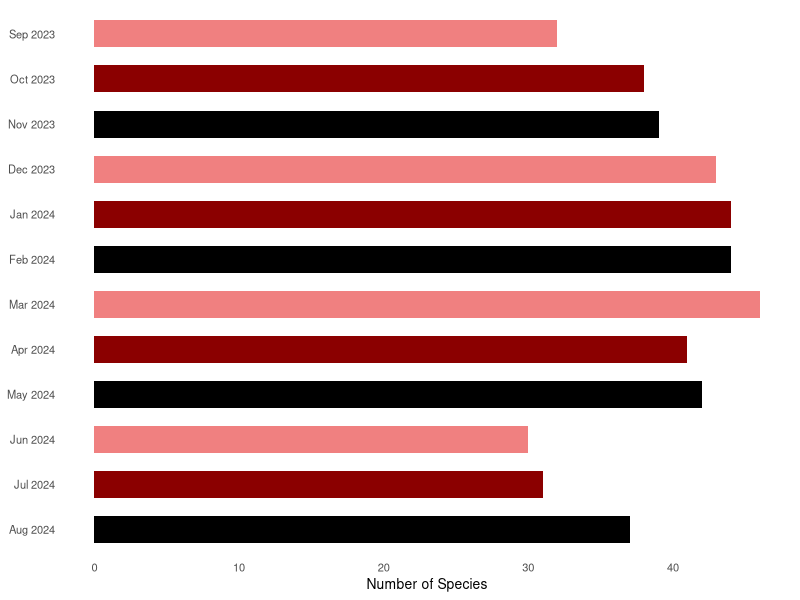
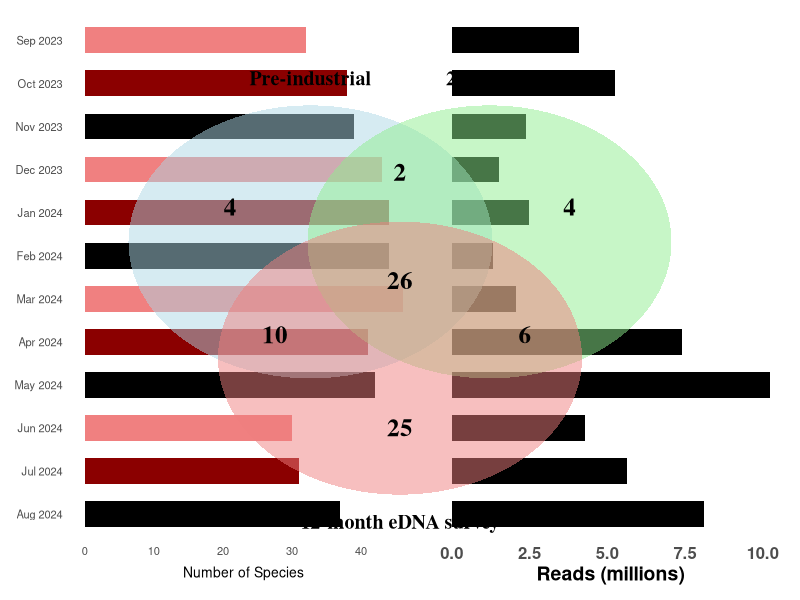

Generate these figures, in order, with R: (Note: this script raises an error after producing the figures.)
# Load required libraries
library(ggplot2)
library(dplyr)
library(patchwork)  # For side-by-side plots


# Create the dataset
data <- data.frame(
  Month = c("Sep 2023", "Oct 2023", "Nov 2023", "Dec 2023", "Jan 2024", "Feb 2024", 
            "Mar 2024", "Apr 2024", "May 2024", "Jun 2024", "Jul 2024", "Aug 2024"),
  Species = c(32, 38, 39, 43, 44, 44, 46, 41, 42, 30, 31, 37),
  Reads = c(4082179, 5245565, 2380848, 1526407, 2497583, 1336699, 
            2055260, 7406982, 10223301, 4290263, 5626381, 8119746)
)

# Scale reads for better visualization
data <- data %>%
  mutate(Reads_scaled = Reads / 1e6)  # Convert reads to millions

# Convert Month to a factor to maintain correct order
data$Month <- factor(data$Month, levels = rev(data$Month))  # Reverse order for better visualization

# Define the seasonal groups for color mapping
season_mapping <- list(
  Autumn = c("Sep 2023", "Oct 2023", "Nov 2023"),
  Winter = c("Dec 2023", "Jan 2024", "Feb 2024"),
  Spring = c("Mar 2024", "Apr 2024", "May 2024"),
  Summer = c("Jun 2024", "Jul 2024", "Aug 2024")
)

# Define the color gradient for each set of months
color_gradient <- c("lightcoral", "darkred", "black")

# Map each month to the corresponding color within its season
data$MonthColor <- mapply(function(month) {
  # Identify which season the month belongs to
  for (season in names(season_mapping)) {
    if (month %in% season_mapping[[season]]) {
      # Get the index of the month in its season and apply the color
      month_index <- match(month, season_mapping[[season]])
      return(color_gradient[month_index])
    }
  }
}, data$Month)

# Plot for species (with months on y-axis)
p1 <- ggplot(data, aes(x = Species, y = Month)) +
  geom_bar(stat = "identity", aes(fill = MonthColor), width = 0.6) +  # Apply the month color gradient
  labs(x = "Number of Species", y = NULL) +
  scale_fill_identity() +  # Use the exact colors
  theme_minimal(base_size = 10) +
  theme(panel.grid = element_blank(),  # Remove grid
        axis.line = element_blank())  # Remove axis lines

p1

# Plot for reads (aligned with species plot)
p2 <- ggplot(data, aes(x = Reads_scaled, y = Month)) +
  geom_bar(stat = "identity", fill = "black", width = 0.6) +
  labs(x = "Reads (millions)", y = NULL) +
  theme_minimal(base_size = 10) +  # Keeps axis text, removes grid
  theme(panel.grid = element_blank(),  # Remove grid
        axis.line = element_blank(),
        axis.text.y = element_blank(),  # Remove duplicate y-axis labels
        axis.ticks.y = element_blank())

p2 <- ggplot(data, aes(x = Reads_scaled, y = Month)) +
  geom_bar(stat = "identity", fill = "black", width = 0.6) +
  labs(x = "Reads (millions)", y = NULL) +
  theme_minimal(base_size = 10) +  # Keeps axis text, removes grid
  theme(panel.grid = element_blank(),  # Remove grid
        axis.line = element_blank(),
        axis.text.y = element_blank(),  # Remove duplicate y-axis labels
        axis.ticks.y = element_blank(),
        axis.text.x = element_text(size = 12, face = "bold"),  # Bigger, bold x-axis labels
        axis.title.x = element_text(size = 14, face = "bold")  # Bigger, bold x-axis title
  )


# Arrange side by side
p1 + p2 + plot_layout(ncol = 2, widths = c(3, 3))


##Venn diagram

library(VennDiagram)

# Example species lists
List1 <- c("Abramis brama", "Anguilla anguilla", "Barbatula barbatula", "Blicca bjoerkna", "Ciliata mustela", 
           "Clupea harengus", "Esox lucius", "Gasterosteus aculeatus", "Gobio gobio", "Gymnocephalus cernua", 
           "Leuciscus leuciscus", "Limanda limanda", "Merlangius merlangus", "Osmerus eperlanus", "Perca fluviatilis", 
           "Platichthys flesus", "Pleuronectes platessa", "Pomatoschistus minutus", "Rutilus rutilus", "Salmo trutta", 
           "Solea solea", "Sprattus sprattus", "Squalius cephalus", "Thymallus thymallus", "Trisopterus luscus", 
           "Agonus cataphractus", "Cottus gobio", "Cyprinus carpio", "Gadus morhua", "Salmo salar", "Scardinius erythrophthalmus", "Taurulus bubalis", "Tinca tinca", "Carassius carassius", 
           "Echiichthys vipera", "Lota lota", "Sardina pilchardus", 
           "Syngnathus rostellatus", "Torpedo sp.", "Gaidropsarus mediterraneus", "Scyliorhinus canicula", 
           "Acipenser sturio")

##"Lampetra fluviatilis", "Chelon labrosus",  "Chelon ramada", "Lampetra planeri", 

List2 <- c("Anguilla anguilla", "Barbatula barbatula", "Buglossidium luteum", "Ciliata mustela", "Clupea harengus", 
           "Dicentrarchus labrax", "Esox lucius", "Gasterosteus aculeatus", "Gymnocephalus cernua", "Limanda limanda", 
           "Merlangius merlangus", "Phoxinus phoxinus", "Platichthys flesus", "Pomatoschistus microps", "Rutilus rutilus", 
           "Solea solea", "Sprattus sprattus", "Thymallus thymallus", "Trisopterus luscus", "Agonus cataphractus", "Cottus gobio", "Cyprinus carpio", "Gadus morhua", "Raja clavata", "Salmo salar", "Syngnathus rostellatus", "Echiichthys vipera", 
           "Pholis gunnellus", "Petromyzon marinus", "Osmerus eperlanus", "Ammodytes marinus", "Trisopterus minitus", 
           "Pomatoschistus minutus", "Chelidonicthys lucernus", "Pleuronectes platessa", "Scyliorhinus canicula", 
           "Sardina pilchardus", "Salmo trutta")

##"Lampetra fluviatilis",

List3 <- c("Abramis brama", "Ammodytes marinus", "Anguilla anguilla", "Barbatula barbatula", "Blicca bjoerkna", 
           "Buglossidium luteum", "Ciliata mustela", "Clupea harengus", "Conger conger", "Dicentrarchus labrax", 
           "Esox lucius", "Gasterosteus aculeatus", "Gobio gobio", "Gymnocephalus cernua", "Leuciscus leuciscus", 
           "Limanda limanda", "Merlangius merlangus", "Oncorhynchus mykiss", "Osmerus eperlanus", "Perca fluviatilis", 
           "Phoxinus phoxinus", "Platichthys flesus", "Pleuronectes platessa", "Pomatoschistus microps", "Pomatoschistus minutus", 
           "Rutilus rutilus", "Salmo trutta", "Solea solea", "Sprattus sprattus", "Squalius cephalus", "Thymallus thymallus", 
           "Trisopterus luscus", "Agonus cataphractus", "Atherina boyeri", "Barbus barbus", "Cottus gobio", "Cyprinus carpio", 
           "Gadus morhua", "Lipophrys pholis", "Raja clavata", "Salmo salar", "Chelidonichthys cuculus", "Mullus surmuletus", 
           "Scardinius erythrophthalmus", "Scomber scombrus", "Sparus aurata", "Aphia minuta", "Leuciscus idus", "Merluccius merluccius", "Pollachius pollachius", "Pungitius pungitius", "Taurulus bubalis", 
           "Tinca tinca", "Trachurus trachurus", "Melanogrammus aeglefinus", "Symphodus melops", 
           "Scophthalmus maximus", "Syngnathus rostellatus", "Carassius carassius", "Crystallogobius linearis", "Echiichthys vipera", 
           "Gymnammodytes semisquamatus", "Liparis liparis", "Scophthalmus rhombus", "Arnoglossus laterna", "Engraulis encrasicolus", 
           "Mustelus asterias")

## "Lampetra fluviatilis", "Chelon labrosus",

# Create the Venn diagram
venn.plot <- venn.diagram(
  x = list(
    "Pre-industrial" = List1, 
    "2015-2020" = List2, 
    "12-month eDNA survey" = List3
  ),
  category.names = c(
    "Pre-industrial", 
    "2015-2020", 
    "12-month eDNA survey"
  ),
  filename = NULL,
  col = "transparent",
  fill = c("lightblue", "lightgreen", "lightcoral"), 
  alpha = 0.5,
  cex = 1.5,
  fontface = "bold",
  fontfamily = "serif",
  cat.cex = 1.2,
  cat.fontface = "bold",
  cat.fontfamily = "serif",
  rotation.degree = 0,
  cat.pos = c(0, 0, 180),  # Adjust category label positions
  cat.dist = 0.05,
  margin = 0.1
)

# Display the diagram
grid.draw(venn.plot)

# Get the total number of unique species across all lists
all_species <- union(union(List1, List2), List3)

# Print the total number of unique species
total_unique_species <- length(all_species)
cat("Total number of unique species across all lists:", total_unique_species, "\n")

# Calculate percentage of shared species relative to the total unique species
percent_shared_1_2_total <- length(shared_1_2) / total_unique_species * 100
percent_shared_1_3_total <- length(shared_1_3) / total_unique_species * 100
percent_shared_2_3_total <- length(shared_2_3) / total_unique_species * 100

# Calculate percentage of exclusive species relative to the total unique species
percent_exclusive_1_total <- length(exclusive_1) / total_unique_species * 100
percent_exclusive_2_total <- length(exclusive_2) / total_unique_species * 100
percent_exclusive_3_total <- length(exclusive_3) / total_unique_species * 100

# Print the results relative to the total unique species
cat("Percentage of shared species between List 1 and List 2 (relative to total unique species):", percent_shared_1_2_total, "%\n")
cat("Percentage of shared species between List 1 and List 3 (relative to total unique species):", percent_shared_1_3_total, "%\n")
cat("Percentage of shared species between List 2 and List 3 (relative to total unique species):", percent_shared_2_3_total, "%\n")

cat("Percentage of exclusive species in List 1 (relative to total unique species):", percent_exclusive_1_total, "%\n")
cat("Percentage of exclusive species in List 2 (relative to total unique species):", percent_exclusive_2_total, "%\n")
cat("Percentage of exclusive species in List 3 (relative to total unique species):", percent_exclusive_3_total, "%\n")


# Calculate species shared between all three lists
shared_all_three <- Reduce(intersect, list(List1, List2, List3))

# Calculate percentage of shared species relative to the total unique species
percent_shared_all_three_total <- length(shared_all_three) / total_unique_species * 100

# Print the result
cat("Percentage of species shared between all three lists (relative to total unique species):", percent_shared_all_three_total, "%\n")


# Species exclusively detected in List1
exclusive_1 <- setdiff(List1, union(List2, List3))

# Species exclusively detected in List2
exclusive_2 <- setdiff(List2, union(List1, List3))

# Species exclusively detected in List3
exclusive_3 <- setdiff(List3, union(List1, List2))

# Print the species names
cat("Species exclusively detected in List1 (Pre-industrial):\n")
print(exclusive_1)

cat("\nSpecies exclusively detected in List2 (2015-2020):\n")
print(exclusive_2)

cat("\nSpecies exclusively detected in List3 (12-month eDNA survey):\n")
print(exclusive_3)













library(ggplot2)
library(patchwork)  # For arranging plots

# Define a common theme for both plots
custom_theme <- theme_minimal(base_size = 10) +
  theme(panel.grid = element_blank(),  # Remove grid
        axis.line = element_blank(),
        axis.text.x = element_text(size = 12, face = "bold"),  # Bigger, bold x-axis labels
        axis.text.y = element_text(size = 12, face = "bold"),  # Bigger, bold y-axis labels
        axis.title.x = element_text(size = 12, face = "bold"), # Bigger, bold x-axis title
        axis.title.y = element_text(size = 12, face = "bold")  # Bigger, bold y-axis title
  )

# Plot for species (with months on y-axis)
p1 <- ggplot(data, aes(x = Species, y = Month)) +
  geom_bar(stat = "identity", aes(fill = MonthColor), width = 0.6) +  # Apply the month color gradient
  labs(x = "Number of Species", y = NULL) +
  scale_fill_identity() +  # Use the exact colors
  custom_theme

# Plot for reads (aligned with species plot)
p2 <- ggplot(data, aes(x = Reads_scaled, y = Month)) +
  geom_bar(stat = "identity", fill = "black", width = 0.6) +
  labs(x = "Reads (millions)", y = NULL) +
  custom_theme +
  theme(axis.text.y = element_blank(),  # Remove duplicate y-axis labels
        axis.ticks.y = element_blank()) 

# Arrange side by side
p1 + p2 + plot_layout(ncol = 2, widths = c(3, 3))





# Load required libraries
library(VennDiagram)
library(grid)

# Create the Venn diagram with improved aesthetics
venn.plot <- venn.diagram(
  x = list(
    "Pre-industrial" = List1, 
    "2015-2020" = List2, 
    "12-month eDNA survey" = List3
  ),
  category.names = c(
    "Pre-industrial", 
    "2015-2020", 
    "12-month eDNA survey"
  ),
  filename = NULL,
  # Improved color scheme
  fill = c("#4E79A7", "#59A14F", "#E15759"),  # More professional colors
  alpha = 0.6,  # Slightly more transparency
  # Circle border
  lwd = 2,
  lty = 'solid',
  # Text appearance
  cex = 1.3,
  fontface = "bold",
  fontfamily = "sans",  # More modern font
  # Category labels
  cat.cex = 1.3,
  cat.fontface = "bold",
  cat.fontfamily = "sans",
  cat.default.pos = "outer",
  cat.pos = c(-30, 30, 180),  # Better label positioning
  cat.dist = c(0.05, 0.05, 0.03),
  # Margins and rotation
  margin = 0.08,
  rotation.degree = 0,
  # Add count display
  print.mode = c("raw", "percent"),
  sigdigs = 2,
  # Improve label positioning
  ext.text = TRUE,
  ext.line.lwd = 1,
  ext.dist = -0.15,
  ext.length = 0.8,
  ext.pos = -4,
  # Rotation of category names
  rotation = 1
)

# Add title and display
grid.newpage()
grid.draw(venn.plot)
grid.text("Fish Species Comparison", y = 0.95, gp = gpar(fontsize = 16, fontface = "bold", fontfamily = "sans"))
